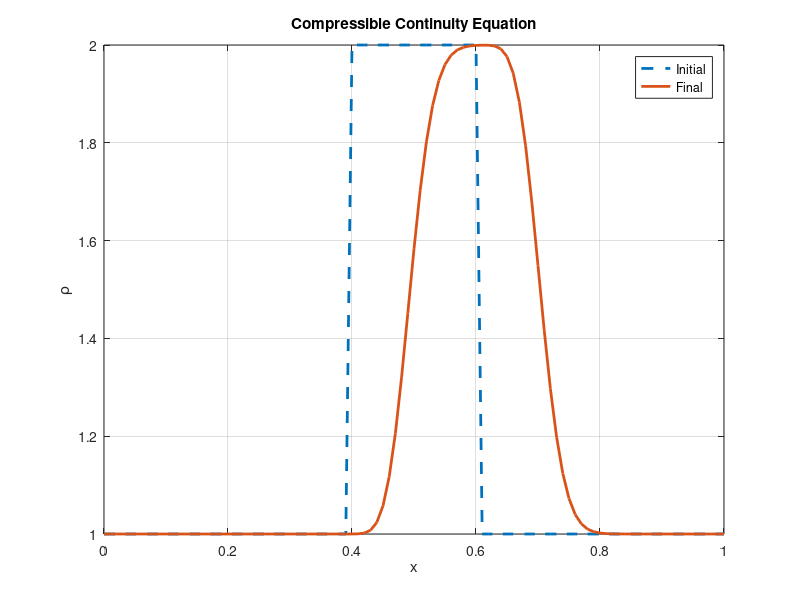

Reproduce this figure in MATLAB.
clear; clc; close all

nx = 101;
L = 1.0;

dx = L/(nx-1);
x = linspace(0,L,nx);

nt = 100;
dt = 0.001;

rho = ones(1,nx);
u = ones(1,nx);

for i = 1:nx
    if x(i) >= 0.4 && x(i) <= 0.6
        rho(i) = 2.0;
    end
end

rho_initial = rho;

for n = 1:nt
    rhon = rho;
    flux = rhon .* u;

    for i = 2:nx
        rho(i) = rhon(i) - dt/dx * (flux(i) - flux(i-1));
    end

    rho(1) = 1.0;
end

plot(x, rho_initial, '--', 'LineWidth', 2)
hold on
plot(x, rho, 'LineWidth', 2)
xlabel('x')
ylabel('\rho')
legend('Initial', 'Final')
title('Compressible Continuity Equation')
grid on
